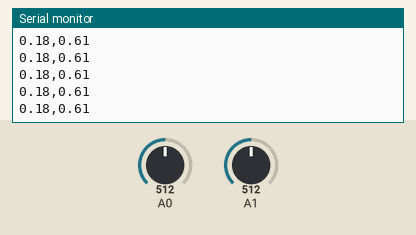
Simulated run of this sketch. Board: Arduino Uno, built with avr-gcc and run on an emulated ATmega328P. Shown: the last lines printed to the serial monitor. The test bench sets the inputs (shaded band); at power-on: A0 = 512, A1 = 512.

Above: at 1.2 s.
1.3 s: A0 set to 716
At 1.32 s:
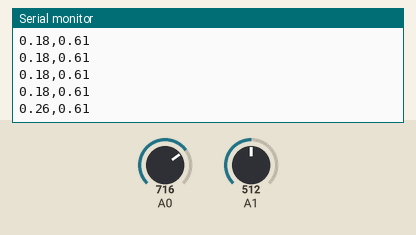
2.8 s: A1 set to 716
At 2.83 s:
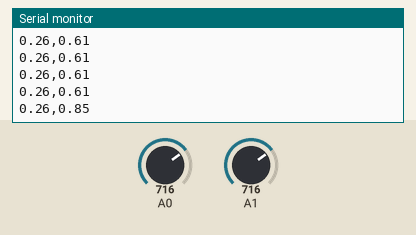
4.3 s: A0 set to 900
At 4.35 s:
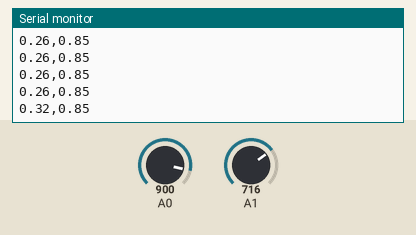
5.8 s: A1 set to 900
At 5.86 s:
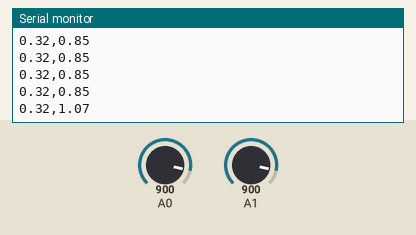
Timing chart, 0 to 8.3 s (numbered marks = the images above; inputs shaded):
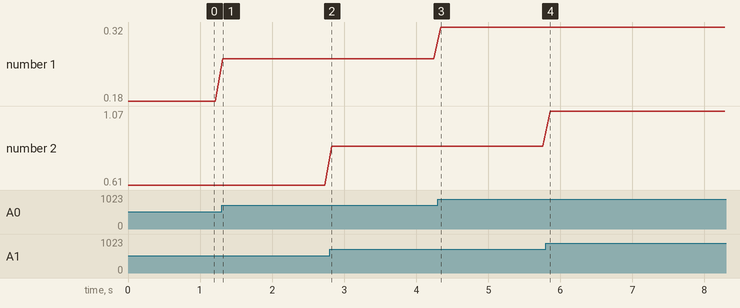

Measured:
- after the input at 1.3 s, the serial monitor: prints a new line at once (image 1)
- after the input at 2.8 s, the serial monitor: prints a new line at once (image 2)
- after the input at 4.3 s, the serial monitor: prints a new line at once (image 3)
- after the input at 5.8 s, the serial monitor: prints a new line after 0.06 s (image 4)
- plotted number 1: 0.18 → 0.26 after the input at 1.3 s, 0.26 → 0.32 after the input at 4.3 s
- plotted number 2: 0.61 → 0.85 after the input at 2.8 s, 0.85 → 1.07 after the input at 5.8 s

The sketch:

udooArduinoSensor.ino
```cpp
float convertAnalog(float a) {
  return a * (5.0 / 1023.0);
}

void setup() {
  Serial.begin(9600);
}

float ampMult = 0.0732;
float voltMult = 0.2423;

void loop() {
  float amps = convertAnalog(analogRead(A0)) * ampMult;
  float volts = convertAnalog(analogRead(A1)) * voltMult;

  Serial.print(amps);
  Serial.print(",");
  Serial.print(volts);
  Serial.println("\n");

  delay(100);
}
```
